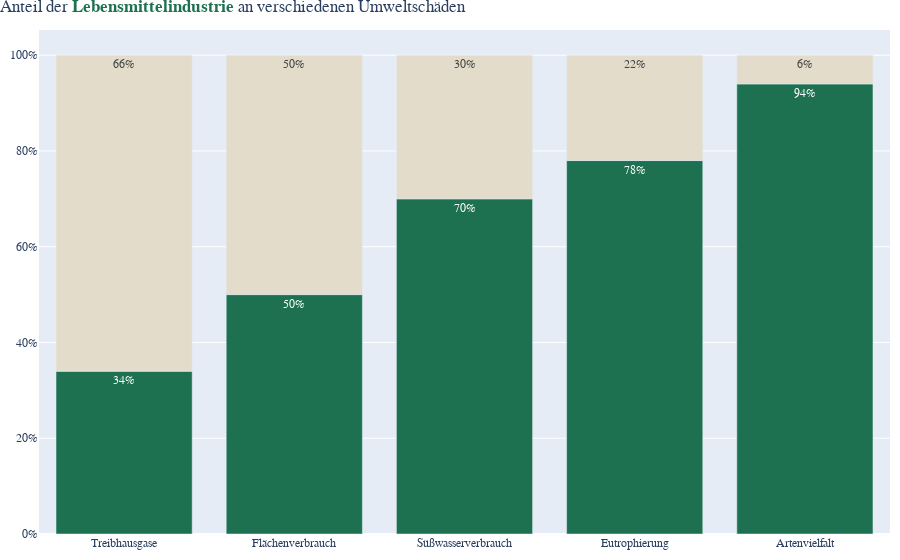

Here is the notebook cell this chart was saved with:
### Code cell
#figure
df_impact_total = pd.read_csv('../Dashboard/fig1_environmental_impact_food.csv', delimiter=';')
df_impact_total['impact']=df_impact_total['impact'].astype('category')
df_impact_total['sector']=df_impact_total['sector'].astype('category')
df_impact_total['description']=df_impact_total['description'].astype('category')



fig_1_1=go.Figure([
        #Bar 1 : Lebensmittelindustrie
        go.Bar(name='Lebensmittelindustrie', 
                x=df_impact_total['impact'], 
                y=df_impact_total['percent'],
                
                customdata=df_impact_total['sector'],
                #hide hovertext
                hovertext=None,
                hoverinfo='skip',
                marker_color= [colors[0], colors[3],colors[0], colors[3],colors[0], colors[3],colors[0], colors[3],colors[0], colors[3]],
                text = df_impact_total["percent"],
                texttemplate='%{text:p}',
                showlegend=False,
                textposition='inside'
                     
                ),
        
])
fig_1_1.update_layout(
                barmode='stack', #creates stacked plot instead of two bars next to each other
                # Label axis + title
                title={'text':"Anteil der <b style='color:#1D7151'>Lebensmittelindustrie</b> an verschiedenen Umweltschäden",'font_family':'Montserrat-Regular, Raleway, sans-serif', 'x':0, 'y':1},
                #xaxis = {"title": "Art des Umwelteinflusses"},
                yaxis={'tickformat':'.0%'},
                font_family=font,
                #legend={'orientation':'h', 'yanchor':"bottom",'y':1.02,'xanchor':"right",'x':1},
                margin=dict(t=30, r=10, l=10, b=10)
            )

### Figure 1 — Plotly figure (JSON) as saved in the notebook; plotly's stock layout.template omitted (floating-point values rounded to 4 significant figures)
{"data": [{"customdata": ["Lebensmittelindustrie", "Andere", "Lebensmittelindustrie", "Andere", "Lebensmittelindustrie", "Andere", "Lebensmittelindustrie", "Andere", "Lebensmittelindustrie", "Andere"], "hoverinfo": "skip", "marker": {"color": ["#1D7151", "#E3DCCA", "#1D7151", "#E3DCCA", "#1D7151", "#E3DCCA", "#1D7151", "#E3DCCA", "#1D7151", "#E3DCCA"]}, "name": "Lebensmittelindustrie", "showlegend": false, "text": ["0.34", "0.66", "0.5", "0.5", "0.7", "0.3", "0.78", "0.22", "0.94", "0.06"], "textposition": "inside", "texttemplate": "%{text:p}", "type": "bar", "x": ["Treibhausgase", "Treibhausgase", "Flächenverbrauch", "Flächenverbrauch", "Süßwasserverbrauch", "Süßwasserverbrauch", "Eutrophierung", "Eutrophierung", "Artenvielfalt", "Artenvielfalt"], "y": [0.34, 0.66, 0.5, 0.5, 0.7, 0.3, 0.78, 0.22, 0.94, 0.06]}], "layout": {"barmode": "stack", "font": {"family": "Roboto-light, Gravitas One, Raleway, Arial, sans-serif"}, "margin": {"b": 10, "l": 10, "r": 10, "t": 30}, "title": {"font": {"family": "Montserrat-Regular, Raleway, sans-serif"}, "text": "Anteil der <b style='color:#1D7151'>Lebensmittelindustrie</b> an verschiedenen Umweltschäden", "x": 0, "y": 1}, "yaxis": {"tickformat": ".0%"}}}
